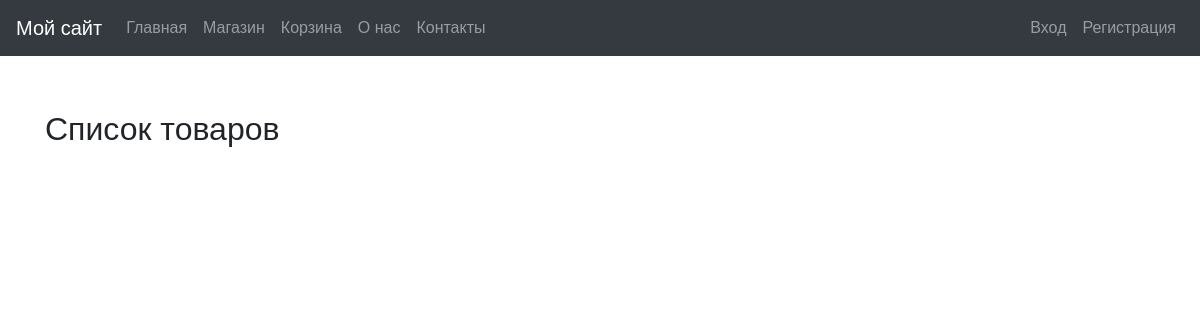
/product_list/, run on an earlier commit of the app's database.
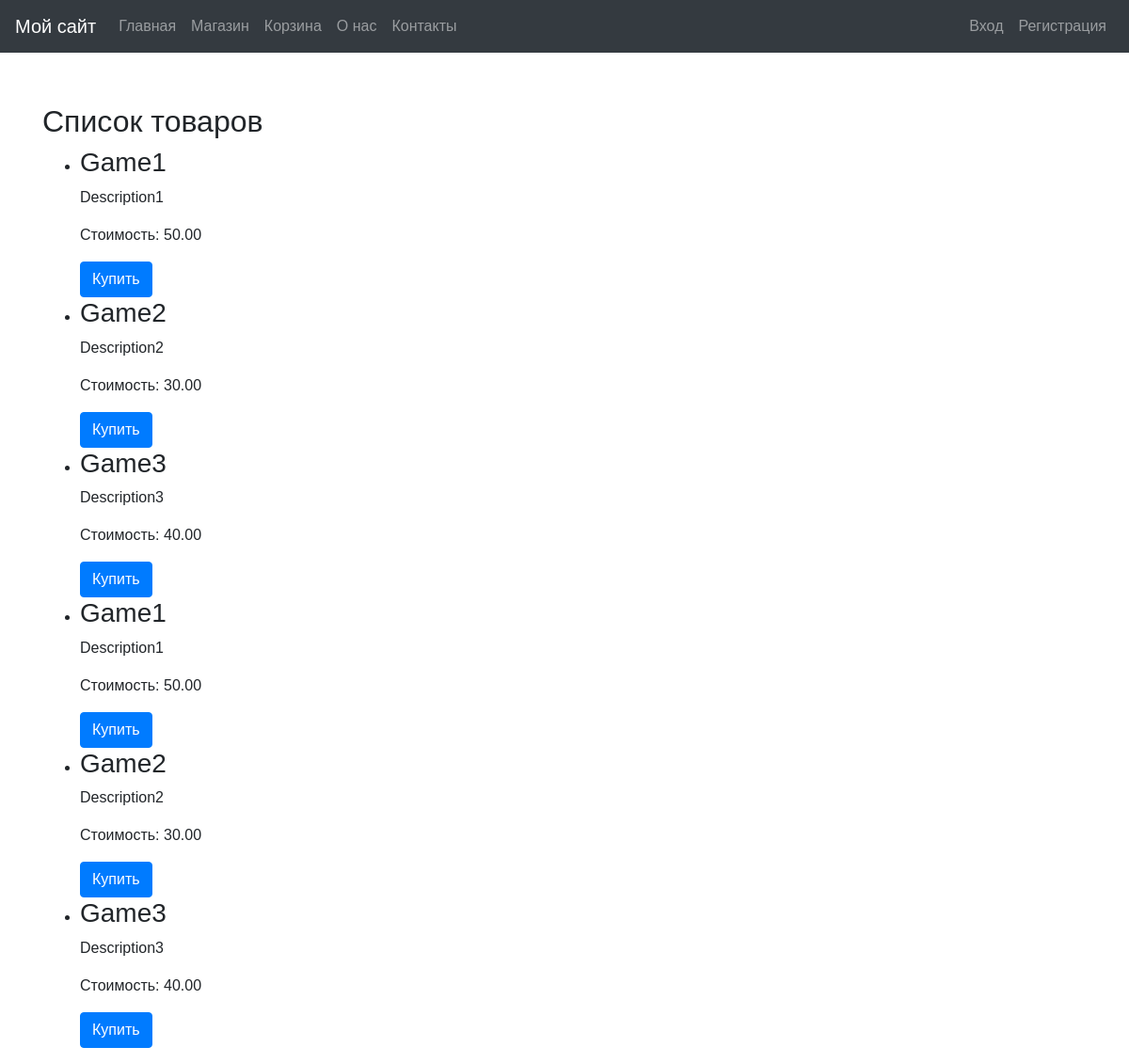
And on a later commit of the database.
### task1/models.py (models this page shows, shortened)
class Game(models.Model):
    title = models.CharField(max_length=100)
    cost = models.DecimalField(max_digits=10, decimal_places=2)
    size = models.DecimalField(max_digits=10, decimal_places=2)
    description = models.TextField()
    age_limited = models.BooleanField(default=False)
    buyer = models.ManyToManyField(Buyer, related_name='games')

### task1/views.py (the view)
# urls.py: path('product_list/', views.product_list, name='product_list'),  # Добавляем маршрут для списка товаров
def product_list(request):
    games = Game.objects.all()
    return render(request, 'product_list.html', {'games': games})

### templates/product_list.html (shortened to what this page needs)
{% extends 'base.html' %}
{% block content %}
    <h2>Список товаров</h2>
    <ul>
        {% for game in games %}
            <li>
                <h3>{{ game.title }}</h3>
                <p>{{ game.description }}</p>
                <p>Стоимость: {{ game.cost }}</p>
                <a href="#" class="btn btn-primary">Купить</a>
            </li>
        {% endfor %}
    </ul>
{% endblock %}

### templates/base.html (shortened to what this page needs)
<!DOCTYPE html>
<html lang="ru">
<head>
    <link rel="stylesheet" href="https://stackpath.bootstrapcdn.com/bootstrap/4.5.2/css/bootstrap.min.css">
</head>
<body>
    <nav class="navbar navbar-expand-lg navbar-dark bg-dark">
        <a class="navbar-brand" href="{% url 'home' %}">Мой сайт</a>
        <div class="collapse navbar-collapse" id="navbarNav">
            <ul class="navbar-nav mr-auto">
                <li class="nav-item">
                    <a class="nav-link" href="{% url 'home' %}">Главная</a>
                </li>
                <li class="nav-item">
                    <a class="nav-link" href="{% url 'shop' %}">Магазин</a>
                </li>
                <li class="nav-item">
                    <a class="nav-link" href="{% url 'cart' %}">Корзина</a>
                </li>
                <li class="nav-item">
                    <a class="nav-link" href="{% url 'about' %}">О нас</a>
                </li>
                <li class="nav-item">
                    <a class="nav-link" href="{% url 'contact' %}">Контакты</a>
                </li>
            </ul>
            <ul class="navbar-nav">
                {% if user.is_authenticated %}
                    <li class="nav-item">
                        <span class="navbar-text">Привет, {{ user.username }}!</span>
                    </li>
                    <li class="nav-item">
                        <a class="nav-link" href="{% url 'logout' %}">Выход</a>
                    </li>
                {% else %}
                    <li class="nav-item">
                        <a class="nav-link" href="{% url 'login' %}">Вход</a>
                    </li>
                    <li class="nav-item">
                        <a class="nav-link" href="{% url 'registration' %}">Регистрация</a>
                    </li>
                {% endif %}
            </ul>
        </div>
    </nav>
    <div class="messages">
    </div>
    <div class="content container mt-4">
        {% block content %}
        {% endblock %}
    </div>
</body>
</html>

### templates/base.html (style rules this page uses)
body { font-family: Arial, sans-serif; margin: 0; padding: 0; }
.messages { margin: 10px 0; padding: 10px; text-align: center; }

What changed in the data, as far as the page shows it:
added Game: title "Game1", description "Description1", cost "50.00"
added Game: title "Game2", description "Description2", cost "30.00"
added Game: title "Game3", description "Description3", cost "40.00"
added Game: title "Game1", description "Description1", cost "50.00"
added Game: title "Game2", description "Description2", cost "30.00"
added Game: title "Game3", description "Description3", cost "40.00"
